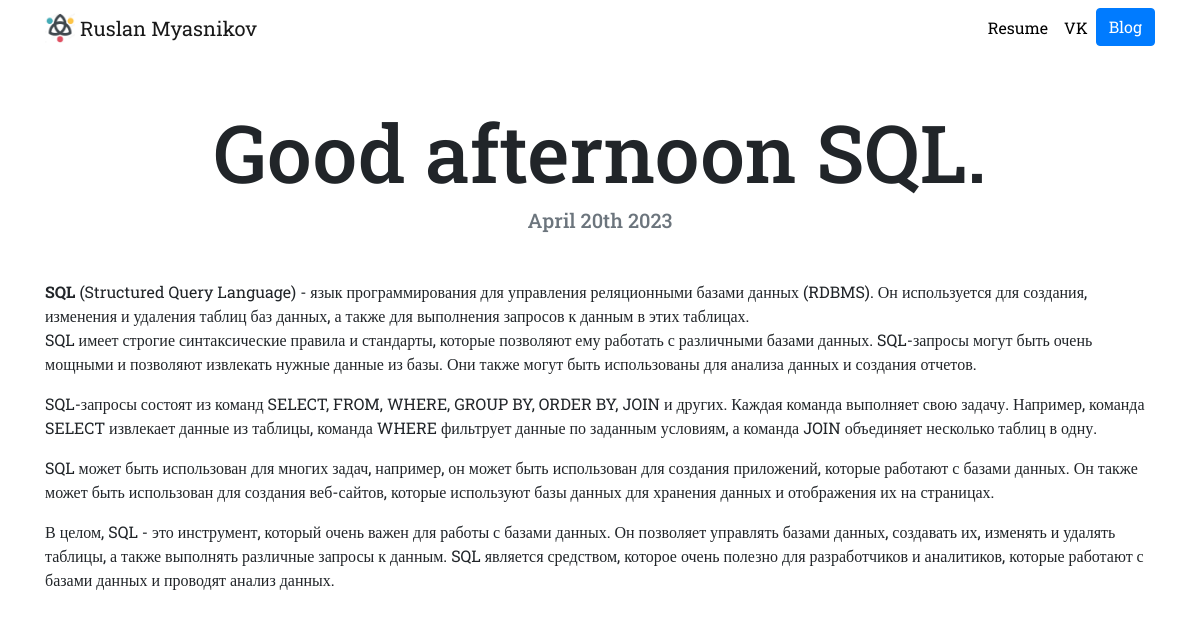
The app's page /blog/2/ with its own data.
### blog/models.py (models this page shows, shortened)
class Blog(models.Model):
    title = models.CharField(max_length=200)
    description = models.TextField()
    date = models.DateField()

### blog/views.py (the view)
# urls.py: path('<int:blog_id>/', views.detail, name='detail')
def detail(request, blog_id):
    blog = get_object_or_404(Blog, pk=blog_id)
    return render(request, "blog/detail.html", {'blog': blog})

### blog/templates/blog/detail.html
{% extends "portfolio/base.html" %}
{% load static %}
{% block content %}
<h1 class="text-center mt-5" id="blogdetailtitle">{{ blog.title }}</h1>
<h5 class="text-center text-muted mb-5">{{ blog.date|date:'F jS Y' }}</h5>
{{ blog.description|safe }}
{% endblock %}

### portfolio/static/portfolio/custom.css (style rules this page uses)
body { font-family: 'Roboto Slab', serif; }
@media (min-width: 992px) { #blogdetailtitle { font-size: 5rem; } }

### records on screen
Blog: title "Good afternoon SQL.", date "April 20th 2023", description "SQL (Structured Query Language) - язык программирования для управления реляционными базами данных (RDBMS). Он используется для создания, изменения и удаления таблиц баз данных, а также для выполнения запросов к данным в этих таблицах. SQL имеет строгие синтаксические правила и стандарты, которые позволяют ему работать с различными базами данных. SQL-запросы могут быть очень мощными и позволяют извлекать нужные данные из базы. Они также могут быть использованы для анализа данных и создания отчетов. SQL-запросы состоят из команд SELECT, FROM, WHERE, GROUP BY, ORDER BY, JOIN и других. Каждая команда выполняет свою задачу. Например, команда SELECT извлекает данные из таблицы, команда WHERE…"
